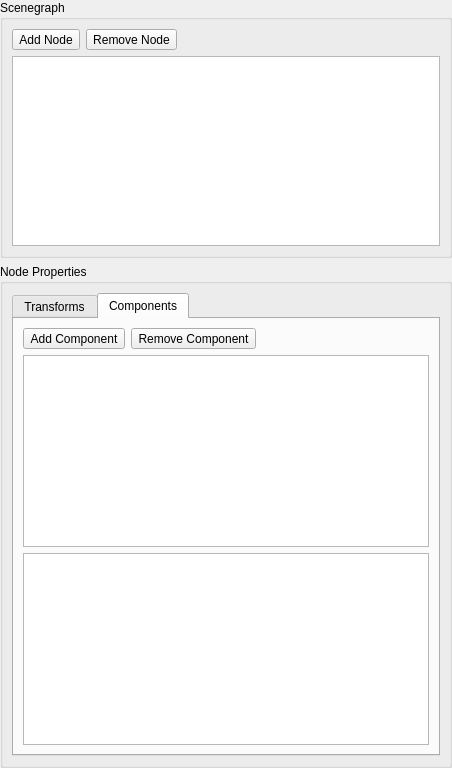
<?xml version="1.0" encoding="UTF-8"?>
<ui version="4.0">
 <class>SceneWindow</class>
 <widget class="QWidget" name="SceneWindow">
  <property name="geometry">
   <rect>
    <x>0</x>
    <y>0</y>
    <width>452</width>
    <height>768</height>
   </rect>
  </property>
  <property name="windowTitle">
   <string>Scene</string>
  </property>
  <property name="windowIcon">
   <iconset resource="../worldeditor_static.qrc">
    <normaloff>:/icons/icon_app</normaloff>:/icons/icon_app</iconset>
  </property>
  <layout class="QVBoxLayout" name="sceneLayout">
   <property name="spacing">
    <number>0</number>
   </property>
   <property name="leftMargin">
    <number>0</number>
   </property>
   <property name="topMargin">
    <number>0</number>
   </property>
   <property name="rightMargin">
    <number>0</number>
   </property>
   <property name="bottomMargin">
    <number>0</number>
   </property>
   <item>
    <widget class="QSplitter" name="splitter">
     <property name="sizePolicy">
      <sizepolicy hsizetype="Expanding" vsizetype="Expanding">
       <horstretch>0</horstretch>
       <verstretch>0</verstretch>
      </sizepolicy>
     </property>
     <property name="orientation">
      <enum>Qt::Horizontal</enum>
     </property>
     <widget class="QWidget" name="scenegraphWidget" native="true">
      <layout class="QVBoxLayout" name="sceneWidgetLayout">
       <item>
        <widget class="QGroupBox" name="sceneGroupBox">
         <property name="baseSize">
          <size>
           <width>1</width>
           <height>1</height>
          </size>
         </property>
         <property name="title">
          <string>Scenegraph</string>
         </property>
         <layout class="QVBoxLayout" name="verticalLayout">
          <item>
           <layout class="QHBoxLayout" name="sceneGroupLayout">
            <item>
             <widget class="QToolButton" name="addNodeToolButton">
              <property name="toolTip">
               <string>Add Node</string>
              </property>
              <property name="text">
               <string>Add Node</string>
              </property>
              <property name="icon">
               <iconset resource="../worldeditor_static.qrc">
                <normaloff>:/icons/icon_add</normaloff>:/icons/icon_add</iconset>
              </property>
              <property name="iconSize">
               <size>
                <width>32</width>
                <height>32</height>
               </size>
              </property>
             </widget>
            </item>
            <item>
             <widget class="QToolButton" name="removeNodeToolButton">
              <property name="toolTip">
               <string>Remove Node</string>
              </property>
              <property name="text">
               <string>Remove Node</string>
              </property>
              <property name="icon">
               <iconset resource="../worldeditor_static.qrc">
                <normaloff>:/icons/icon_subtract</normaloff>:/icons/icon_subtract</iconset>
              </property>
              <property name="iconSize">
               <size>
                <width>32</width>
                <height>32</height>
               </size>
              </property>
             </widget>
            </item>
            <item>
             <spacer name="horizontalSpacer_2">
              <property name="orientation">
               <enum>Qt::Horizontal</enum>
              </property>
              <property name="sizeHint" stdset="0">
               <size>
                <width>40</width>
                <height>20</height>
               </size>
              </property>
             </spacer>
            </item>
           </layout>
          </item>
          <item>
           <widget class="QTreeView" name="sceneTreeView">
            <property name="contextMenuPolicy">
             <enum>Qt::CustomContextMenu</enum>
            </property>
            <property name="dragEnabled">
             <bool>true</bool>
            </property>
            <property name="dragDropOverwriteMode">
             <bool>false</bool>
            </property>
            <property name="dragDropMode">
             <enum>QAbstractItemView::InternalMove</enum>
            </property>
            <property name="defaultDropAction">
             <enum>Qt::MoveAction</enum>
            </property>
            <property name="selectionBehavior">
             <enum>QAbstractItemView::SelectItems</enum>
            </property>
            <property name="indentation">
             <number>10</number>
            </property>
            <property name="allColumnsShowFocus">
             <bool>true</bool>
            </property>
            <attribute name="headerVisible">
             <bool>false</bool>
            </attribute>
           </widget>
          </item>
         </layout>
        </widget>
       </item>
       <item>
        <widget class="QGroupBox" name="propertyGroupBox">
         <property name="sizePolicy">
          <sizepolicy hsizetype="Expanding" vsizetype="Expanding">
           <horstretch>0</horstretch>
           <verstretch>0</verstretch>
          </sizepolicy>
         </property>
         <property name="title">
          <string>Node Properties</string>
         </property>
         <layout class="QVBoxLayout" name="nodePropertiesLayout">
          <item>
           <widget class="QTabWidget" name="tabWidget">
            <property name="sizePolicy">
             <sizepolicy hsizetype="Expanding" vsizetype="Expanding">
              <horstretch>0</horstretch>
              <verstretch>0</verstretch>
             </sizepolicy>
            </property>
            <property name="currentIndex">
             <number>1</number>
            </property>
            <widget class="QWidget" name="transformsTab">
             <attribute name="title">
              <string>Transforms</string>
             </attribute>
             <layout class="QVBoxLayout" name="verticalLayout_5">
              <item>
               <widget class="QGroupBox" name="localTransformGroupBox">
                <property name="sizePolicy">
                 <sizepolicy hsizetype="Expanding" vsizetype="Fixed">
                  <horstretch>0</horstretch>
                  <verstretch>0</verstretch>
                 </sizepolicy>
                </property>
                <property name="title">
                 <string>Local Transform</string>
                </property>
                <layout class="QGridLayout" name="localGridLayout">
                 <item row="1" column="2">
                  <widget class="QDoubleSpinBox" name="localRotationRoll">
                   <property name="minimum">
                    <double>-360.000000000000000</double>
                   </property>
                   <property name="maximum">
                    <double>360.000000000000000</double>
                   </property>
                  </widget>
                 </item>
                 <item row="2" column="0">
                  <widget class="QLabel" name="localTranslationLabel">
                   <property name="text">
                    <string>Translation</string>
                   </property>
                  </widget>
                 </item>
                 <item row="2" column="1">
                  <widget class="QDoubleSpinBox" name="localTranslationX">
                   <property name="minimum">
                    <double>-9999.000000000000000</double>
                   </property>
                   <property name="maximum">
                    <double>9999.000000000000000</double>
                   </property>
                  </widget>
                 </item>
                 <item row="1" column="3">
                  <widget class="QDoubleSpinBox" name="localRotationYaw">
                   <property name="minimum">
                    <double>-360.000000000000000</double>
                   </property>
                   <property name="maximum">
                    <double>360.000000000000000</double>
                   </property>
                  </widget>
                 </item>
                 <item row="2" column="2">
                  <widget class="QDoubleSpinBox" name="localTranslationY">
                   <property name="minimum">
                    <double>-9999.000000000000000</double>
                   </property>
                   <property name="maximum">
                    <double>9999.000000000000000</double>
                   </property>
                  </widget>
                 </item>
                 <item row="0" column="3">
                  <widget class="QDoubleSpinBox" name="localScaleZ">
                   <property name="minimum">
                    <double>-9999.000000000000000</double>
                   </property>
                   <property name="maximum">
                    <double>9999.000000000000000</double>
                   </property>
                   <property name="value">
                    <double>1.000000000000000</double>
                   </property>
                  </widget>
                 </item>
                 <item row="1" column="0">
                  <widget class="QLabel" name="localRotationLabel">
                   <property name="text">
                    <string>Rotation</string>
                   </property>
                  </widget>
                 </item>
                 <item row="0" column="2">
                  <widget class="QDoubleSpinBox" name="localScaleY">
                   <property name="minimum">
                    <double>-9999.000000000000000</double>
                   </property>
                   <property name="maximum">
                    <double>9999.000000000000000</double>
                   </property>
                   <property name="value">
                    <double>1.000000000000000</double>
                   </property>
                  </widget>
                 </item>
                 <item row="1" column="1">
                  <widget class="QDoubleSpinBox" name="localRotationPitch">
                   <property name="minimum">
                    <double>-360.000000000000000</double>
                   </property>
                   <property name="maximum">
                    <double>360.000000000000000</double>
                   </property>
                  </widget>
                 </item>
                 <item row="2" column="3">
                  <widget class="QDoubleSpinBox" name="localTranslationZ">
                   <property name="minimum">
                    <double>-9999.000000000000000</double>
                   </property>
                   <property name="maximum">
                    <double>9999.000000000000000</double>
                   </property>
                  </widget>
                 </item>
                 <item row="0" column="1">
                  <widget class="QDoubleSpinBox" name="localScaleX">
                   <property name="minimum">
                    <double>-9999.000000000000000</double>
                   </property>
                   <property name="maximum">
                    <double>9999.000000000000000</double>
                   </property>
                   <property name="value">
                    <double>1.000000000000000</double>
                   </property>
                  </widget>
                 </item>
                 <item row="0" column="0">
                  <widget class="QLabel" name="localScaleLabel">
                   <property name="text">
                    <string>Scale</string>
                   </property>
                  </widget>
                 </item>
                </layout>
               </widget>
              </item>
              <item>
               <widget class="QGroupBox" name="globalTransformGroupBox">
                <property name="sizePolicy">
                 <sizepolicy hsizetype="Expanding" vsizetype="Fixed">
                  <horstretch>0</horstretch>
                  <verstretch>0</verstretch>
                 </sizepolicy>
                </property>
                <property name="title">
                 <string>Global Transform</string>
                </property>
                <layout class="QGridLayout" name="globalGridLayout">
                 <item row="0" column="2">
                  <widget class="QDoubleSpinBox" name="globalScaleY">
                   <property name="minimum">
                    <double>-9999.000000000000000</double>
                   </property>
                   <property name="maximum">
                    <double>9999.000000000000000</double>
                   </property>
                   <property name="value">
                    <double>1.000000000000000</double>
                   </property>
                  </widget>
                 </item>
                 <item row="1" column="0">
                  <widget class="QLabel" name="globalRotationLabel">
                   <property name="text">
                    <string>Rotation</string>
                   </property>
                  </widget>
                 </item>
                 <item row="0" column="3">
                  <widget class="QDoubleSpinBox" name="globalScaleZ">
                   <property name="minimum">
                    <double>-9999.000000000000000</double>
                   </property>
                   <property name="maximum">
                    <double>9999.000000000000000</double>
                   </property>
                   <property name="value">
                    <double>1.000000000000000</double>
                   </property>
                  </widget>
                 </item>
                 <item row="1" column="3">
                  <widget class="QDoubleSpinBox" name="globalRotationYaw">
                   <property name="minimum">
                    <double>-360.000000000000000</double>
                   </property>
                   <property name="maximum">
                    <double>360.000000000000000</double>
                   </property>
                  </widget>
                 </item>
                 <item row="1" column="2">
                  <widget class="QDoubleSpinBox" name="globalRotationRoll">
                   <property name="minimum">
                    <double>-360.000000000000000</double>
                   </property>
                   <property name="maximum">
                    <double>360.000000000000000</double>
                   </property>
                  </widget>
                 </item>
                 <item row="1" column="1">
                  <widget class="QDoubleSpinBox" name="globalRotationPitch">
                   <property name="minimum">
                    <double>-360.000000000000000</double>
                   </property>
                   <property name="maximum">
                    <double>360.000000000000000</double>
                   </property>
                  </widget>
                 </item>
                 <item row="0" column="0">
                  <widget class="QLabel" name="globalScaleLabel">
                   <property name="text">
                    <string>Scale</string>
                   </property>
                  </widget>
                 </item>
                 <item row="0" column="1">
                  <widget class="QDoubleSpinBox" name="globalScaleX">
                   <property name="minimum">
                    <double>-9999.000000000000000</double>
                   </property>
                   <property name="maximum">
                    <double>9999.000000000000000</double>
                   </property>
                   <property name="value">
                    <double>1.000000000000000</double>
                   </property>
                  </widget>
                 </item>
                 <item row="2" column="0">
                  <widget class="QLabel" name="globalTranslationLabel">
                   <property name="text">
                    <string>Translation</string>
                   </property>
                  </widget>
                 </item>
                 <item row="2" column="1">
                  <widget class="QDoubleSpinBox" name="globalTranslationX">
                   <property name="minimum">
                    <double>-9999.000000000000000</double>
                   </property>
                   <property name="maximum">
                    <double>9999.000000000000000</double>
                   </property>
                  </widget>
                 </item>
                 <item row="2" column="2">
                  <widget class="QDoubleSpinBox" name="globalTranslationY">
                   <property name="minimum">
                    <double>-9999.000000000000000</double>
                   </property>
                   <property name="maximum">
                    <double>9999.000000000000000</double>
                   </property>
                  </widget>
                 </item>
                 <item row="2" column="3">
                  <widget class="QDoubleSpinBox" name="globalTranslationZ">
                   <property name="minimum">
                    <double>-9999.000000000000000</double>
                   </property>
                   <property name="maximum">
                    <double>9999.000000000000000</double>
                   </property>
                  </widget>
                 </item>
                </layout>
               </widget>
              </item>
              <item>
               <spacer name="verticalSpacer">
                <property name="orientation">
                 <enum>Qt::Vertical</enum>
                </property>
                <property name="sizeType">
                 <enum>QSizePolicy::Expanding</enum>
                </property>
                <property name="sizeHint" stdset="0">
                 <size>
                  <width>20</width>
                  <height>40</height>
                 </size>
                </property>
               </spacer>
              </item>
             </layout>
            </widget>
            <widget class="QWidget" name="componentsTab">
             <attribute name="title">
              <string>Components</string>
             </attribute>
             <layout class="QVBoxLayout" name="verticalLayout_3">
              <item>
               <layout class="QHBoxLayout" name="horizontalLayout">
                <item>
                 <widget class="QToolButton" name="addComponentToolButton">
                  <property name="toolTip">
                   <string>Add Component</string>
                  </property>
                  <property name="text">
                   <string>Add Component</string>
                  </property>
                  <property name="icon">
                   <iconset resource="../worldeditor_static.qrc">
                    <normaloff>:/icons/icon_add</normaloff>:/icons/icon_add</iconset>
                  </property>
                  <property name="iconSize">
                   <size>
                    <width>32</width>
                    <height>32</height>
                   </size>
                  </property>
                 </widget>
                </item>
                <item>
                 <widget class="QToolButton" name="removeComponentToolButton">
                  <property name="toolTip">
                   <string>Remove Component</string>
                  </property>
                  <property name="text">
                   <string>Remove Component</string>
                  </property>
                  <property name="icon">
                   <iconset resource="../worldeditor_static.qrc">
                    <normaloff>:/icons/icon_subtract</normaloff>:/icons/icon_subtract</iconset>
                  </property>
                  <property name="iconSize">
                   <size>
                    <width>32</width>
                    <height>32</height>
                   </size>
                  </property>
                 </widget>
                </item>
                <item>
                 <spacer name="horizontalSpacer">
                  <property name="orientation">
                   <enum>Qt::Horizontal</enum>
                  </property>
                  <property name="sizeHint" stdset="0">
                   <size>
                    <width>40</width>
                    <height>20</height>
                   </size>
                  </property>
                 </spacer>
                </item>
               </layout>
              </item>
              <item>
               <widget class="QListView" name="nodeListView">
                <property name="contextMenuPolicy">
                 <enum>Qt::CustomContextMenu</enum>
                </property>
                <property name="selectionRectVisible">
                 <bool>true</bool>
                </property>
               </widget>
              </item>
              <item>
               <widget class="QTreeView" name="componentTreeView">
                <property name="contextMenuPolicy">
                 <enum>Qt::CustomContextMenu</enum>
                </property>
                <property name="alternatingRowColors">
                 <bool>true</bool>
                </property>
                <property name="indentation">
                 <number>0</number>
                </property>
                <property name="rootIsDecorated">
                 <bool>false</bool>
                </property>
                <property name="allColumnsShowFocus">
                 <bool>true</bool>
                </property>
                <property name="expandsOnDoubleClick">
                 <bool>false</bool>
                </property>
               </widget>
              </item>
             </layout>
            </widget>
           </widget>
          </item>
         </layout>
        </widget>
       </item>
      </layout>
      <zorder>propertyGroupBox</zorder>
      <zorder>sceneGroupBox</zorder>
     </widget>
    </widget>
   </item>
  </layout>
  <action name="actionAddNode">
   <property name="icon">
    <iconset resource="../worldeditor_static.qrc">
     <normaloff>:/icons/icon_add</normaloff>:/icons/icon_add</iconset>
   </property>
   <property name="text">
    <string>Add node</string>
   </property>
   <property name="toolTip">
    <string>Add a child node to this scene or node</string>
   </property>
  </action>
  <action name="actionRemoveNode">
   <property name="icon">
    <iconset resource="../worldeditor_static.qrc">
     <normaloff>:/icons/icon_subtract</normaloff>:/icons/icon_subtract</iconset>
   </property>
   <property name="text">
    <string>Remove node</string>
   </property>
   <property name="toolTip">
    <string>Remove a child node from this scene or node</string>
   </property>
  </action>
  <action name="actionRemoveComponent">
   <property name="icon">
    <iconset resource="../worldeditor_static.qrc">
     <normaloff>:/icons/icon_subtract</normaloff>:/icons/icon_subtract</iconset>
   </property>
   <property name="text">
    <string>Remove component</string>
   </property>
   <property name="toolTip">
    <string>Remove selected component from node</string>
   </property>
  </action>
 </widget>
 <tabstops>
  <tabstop>sceneTreeView</tabstop>
  <tabstop>localScaleX</tabstop>
  <tabstop>localScaleY</tabstop>
  <tabstop>localScaleZ</tabstop>
  <tabstop>localRotationPitch</tabstop>
  <tabstop>localRotationRoll</tabstop>
  <tabstop>localRotationYaw</tabstop>
  <tabstop>localTranslationX</tabstop>
  <tabstop>localTranslationY</tabstop>
  <tabstop>localTranslationZ</tabstop>
  <tabstop>globalScaleX</tabstop>
  <tabstop>globalScaleY</tabstop>
  <tabstop>globalScaleZ</tabstop>
  <tabstop>globalRotationPitch</tabstop>
  <tabstop>globalRotationRoll</tabstop>
  <tabstop>globalRotationYaw</tabstop>
  <tabstop>globalTranslationX</tabstop>
  <tabstop>globalTranslationY</tabstop>
  <tabstop>globalTranslationZ</tabstop>
 </tabstops>
 <resources>
  <include location="../worldeditor_static.qrc"/>
 </resources>
 <connections>
  <connection>
   <sender>sceneTreeView</sender>
   <signal>customContextMenuRequested(QPoint)</signal>
   <receiver>SceneWindow</receiver>
   <slot>on_sceneContextMenuRequested(QPoint)</slot>
   <hints>
    <hint type="sourcelabel">
     <x>239</x>
     <y>120</y>
    </hint>
    <hint type="destinationlabel">
     <x>269</x>
     <y>328</y>
    </hint>
   </hints>
  </connection>
  <connection>
   <sender>sceneTreeView</sender>
   <signal>clicked(QModelIndex)</signal>
   <receiver>SceneWindow</receiver>
   <slot>on_sceneTreeViewClicked(QModelIndex)</slot>
   <hints>
    <hint type="sourcelabel">
     <x>108</x>
     <y>120</y>
    </hint>
    <hint type="destinationlabel">
     <x>173</x>
     <y>0</y>
    </hint>
   </hints>
  </connection>
  <connection>
   <sender>nodeListView</sender>
   <signal>clicked(QModelIndex)</signal>
   <receiver>SceneWindow</receiver>
   <slot>on_nodeListViewClicked(QModelIndex)</slot>
   <hints>
    <hint type="sourcelabel">
     <x>113</x>
     <y>379</y>
    </hint>
    <hint type="destinationlabel">
     <x>173</x>
     <y>0</y>
    </hint>
   </hints>
  </connection>
  <connection>
   <sender>localScaleX</sender>
   <signal>valueChanged(double)</signal>
   <receiver>SceneWindow</receiver>
   <slot>on_localTransformChanged()</slot>
   <hints>
    <hint type="sourcelabel">
     <x>215</x>
     <y>389</y>
    </hint>
    <hint type="destinationlabel">
     <x>87</x>
     <y>0</y>
    </hint>
   </hints>
  </connection>
  <connection>
   <sender>localScaleY</sender>
   <signal>valueChanged(double)</signal>
   <receiver>SceneWindow</receiver>
   <slot>on_localTransformChanged()</slot>
   <hints>
    <hint type="sourcelabel">
     <x>311</x>
     <y>389</y>
    </hint>
    <hint type="destinationlabel">
     <x>136</x>
     <y>0</y>
    </hint>
   </hints>
  </connection>
  <connection>
   <sender>localScaleZ</sender>
   <signal>valueChanged(double)</signal>
   <receiver>SceneWindow</receiver>
   <slot>on_localTransformChanged()</slot>
   <hints>
    <hint type="sourcelabel">
     <x>407</x>
     <y>389</y>
    </hint>
    <hint type="destinationlabel">
     <x>136</x>
     <y>0</y>
    </hint>
   </hints>
  </connection>
  <connection>
   <sender>localRotationPitch</sender>
   <signal>valueChanged(double)</signal>
   <receiver>SceneWindow</receiver>
   <slot>on_localTransformChanged()</slot>
   <hints>
    <hint type="sourcelabel">
     <x>215</x>
     <y>421</y>
    </hint>
    <hint type="destinationlabel">
     <x>136</x>
     <y>0</y>
    </hint>
   </hints>
  </connection>
  <connection>
   <sender>localRotationRoll</sender>
   <signal>valueChanged(double)</signal>
   <receiver>SceneWindow</receiver>
   <slot>on_localTransformChanged()</slot>
   <hints>
    <hint type="sourcelabel">
     <x>311</x>
     <y>421</y>
    </hint>
    <hint type="destinationlabel">
     <x>136</x>
     <y>0</y>
    </hint>
   </hints>
  </connection>
  <connection>
   <sender>localRotationYaw</sender>
   <signal>valueChanged(double)</signal>
   <receiver>SceneWindow</receiver>
   <slot>on_localTransformChanged()</slot>
   <hints>
    <hint type="sourcelabel">
     <x>407</x>
     <y>421</y>
    </hint>
    <hint type="destinationlabel">
     <x>136</x>
     <y>0</y>
    </hint>
   </hints>
  </connection>
  <connection>
   <sender>localTranslationX</sender>
   <signal>valueChanged(double)</signal>
   <receiver>SceneWindow</receiver>
   <slot>on_localTransformChanged()</slot>
   <hints>
    <hint type="sourcelabel">
     <x>215</x>
     <y>453</y>
    </hint>
    <hint type="destinationlabel">
     <x>136</x>
     <y>0</y>
    </hint>
   </hints>
  </connection>
  <connection>
   <sender>localTranslationY</sender>
   <signal>valueChanged(double)</signal>
   <receiver>SceneWindow</receiver>
   <slot>on_localTransformChanged()</slot>
   <hints>
    <hint type="sourcelabel">
     <x>311</x>
     <y>453</y>
    </hint>
    <hint type="destinationlabel">
     <x>136</x>
     <y>0</y>
    </hint>
   </hints>
  </connection>
  <connection>
   <sender>localTranslationZ</sender>
   <signal>valueChanged(double)</signal>
   <receiver>SceneWindow</receiver>
   <slot>on_localTransformChanged()</slot>
   <hints>
    <hint type="sourcelabel">
     <x>407</x>
     <y>453</y>
    </hint>
    <hint type="destinationlabel">
     <x>136</x>
     <y>0</y>
    </hint>
   </hints>
  </connection>
  <connection>
   <sender>globalScaleX</sender>
   <signal>valueChanged(double)</signal>
   <receiver>SceneWindow</receiver>
   <slot>on_globalTransformChanged()</slot>
   <hints>
    <hint type="sourcelabel">
     <x>215</x>
     <y>529</y>
    </hint>
    <hint type="destinationlabel">
     <x>87</x>
     <y>0</y>
    </hint>
   </hints>
  </connection>
  <connection>
   <sender>globalScaleY</sender>
   <signal>valueChanged(double)</signal>
   <receiver>SceneWindow</receiver>
   <slot>on_globalTransformChanged()</slot>
   <hints>
    <hint type="sourcelabel">
     <x>311</x>
     <y>529</y>
    </hint>
    <hint type="destinationlabel">
     <x>136</x>
     <y>0</y>
    </hint>
   </hints>
  </connection>
  <connection>
   <sender>globalScaleZ</sender>
   <signal>valueChanged(double)</signal>
   <receiver>SceneWindow</receiver>
   <slot>on_globalTransformChanged()</slot>
   <hints>
    <hint type="sourcelabel">
     <x>407</x>
     <y>529</y>
    </hint>
    <hint type="destinationlabel">
     <x>136</x>
     <y>0</y>
    </hint>
   </hints>
  </connection>
  <connection>
   <sender>globalRotationPitch</sender>
   <signal>valueChanged(double)</signal>
   <receiver>SceneWindow</receiver>
   <slot>on_globalTransformChanged()</slot>
   <hints>
    <hint type="sourcelabel">
     <x>215</x>
     <y>561</y>
    </hint>
    <hint type="destinationlabel">
     <x>136</x>
     <y>0</y>
    </hint>
   </hints>
  </connection>
  <connection>
   <sender>globalRotationRoll</sender>
   <signal>valueChanged(double)</signal>
   <receiver>SceneWindow</receiver>
   <slot>on_globalTransformChanged()</slot>
   <hints>
    <hint type="sourcelabel">
     <x>311</x>
     <y>561</y>
    </hint>
    <hint type="destinationlabel">
     <x>136</x>
     <y>0</y>
    </hint>
   </hints>
  </connection>
  <connection>
   <sender>globalRotationYaw</sender>
   <signal>valueChanged(double)</signal>
   <receiver>SceneWindow</receiver>
   <slot>on_globalTransformChanged()</slot>
   <hints>
    <hint type="sourcelabel">
     <x>407</x>
     <y>561</y>
    </hint>
    <hint type="destinationlabel">
     <x>136</x>
     <y>0</y>
    </hint>
   </hints>
  </connection>
  <connection>
   <sender>globalTranslationX</sender>
   <signal>valueChanged(double)</signal>
   <receiver>SceneWindow</receiver>
   <slot>on_globalTransformChanged()</slot>
   <hints>
    <hint type="sourcelabel">
     <x>215</x>
     <y>593</y>
    </hint>
    <hint type="destinationlabel">
     <x>136</x>
     <y>0</y>
    </hint>
   </hints>
  </connection>
  <connection>
   <sender>globalTranslationY</sender>
   <signal>valueChanged(double)</signal>
   <receiver>SceneWindow</receiver>
   <slot>on_globalTransformChanged()</slot>
   <hints>
    <hint type="sourcelabel">
     <x>311</x>
     <y>593</y>
    </hint>
    <hint type="destinationlabel">
     <x>136</x>
     <y>0</y>
    </hint>
   </hints>
  </connection>
  <connection>
   <sender>globalTranslationZ</sender>
   <signal>valueChanged(double)</signal>
   <receiver>SceneWindow</receiver>
   <slot>on_globalTransformChanged()</slot>
   <hints>
    <hint type="sourcelabel">
     <x>407</x>
     <y>593</y>
    </hint>
    <hint type="destinationlabel">
     <x>136</x>
     <y>0</y>
    </hint>
   </hints>
  </connection>
  <connection>
   <sender>nodeListView</sender>
   <signal>customContextMenuRequested(QPoint)</signal>
   <receiver>SceneWindow</receiver>
   <slot>on_nodeContextMenuRequested(QPoint)</slot>
   <hints>
    <hint type="sourcelabel">
     <x>113</x>
     <y>379</y>
    </hint>
    <hint type="destinationlabel">
     <x>129</x>
     <y>0</y>
    </hint>
   </hints>
  </connection>
  <connection>
   <sender>componentTreeView</sender>
   <signal>customContextMenuRequested(QPoint)</signal>
   <receiver>SceneWindow</receiver>
   <slot>on_componentContextMenuRequested(QPoint)</slot>
   <hints>
    <hint type="sourcelabel">
     <x>113</x>
     <y>560</y>
    </hint>
    <hint type="destinationlabel">
     <x>129</x>
     <y>0</y>
    </hint>
   </hints>
  </connection>
 </connections>
 <slots>
  <slot>on_localTransformChanged()</slot>
  <slot>on_globalTransformChanged()</slot>
  <slot>on_sceneTreeViewClicked(QModelIndex)</slot>
  <slot>on_nodeListViewClicked(QModelIndex)</slot>
  <slot>on_sceneContextMenuRequested(QPoint)</slot>
  <slot>on_nodeContextMenuRequested(QPoint)</slot>
  <slot>on_componentContextMenuRequested(QPoint)</slot>
 </slots>
</ui>
